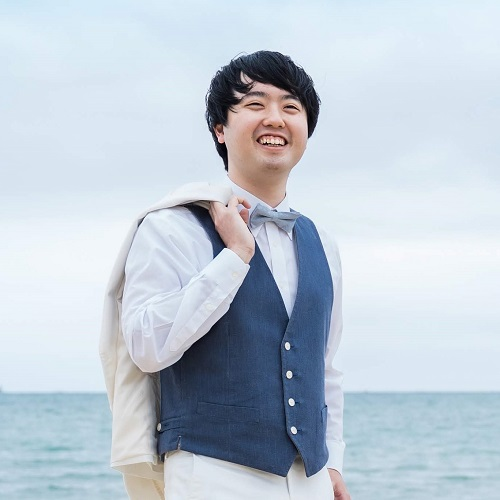
#> input picture src/book/即戦力になるためのディープラーニング開発実践ハンズオン/chapter1/face.jpg, 500 x 500 px
$ python list1-5-7_binary.py
#> lines starting #> are read from the running program, lines starting #| are printed output that depends on the picture; after the words box and inside, x2 and y2 are one past the last pixel; in counts of white or black regions, pixels touching at a corner belong together
import cv2

image = cv2.imread('face.jpg')
#> image is the input picture: shape (500, 500, 3); mean B, G, R 213, 201.4, 190.2

print("Before")
print(image.shape)
#| (500, 500, 3)
print(image.dtype)
#| uint8

image = cv2.cvtColor(image, cv2.COLOR_BGR2GRAY)
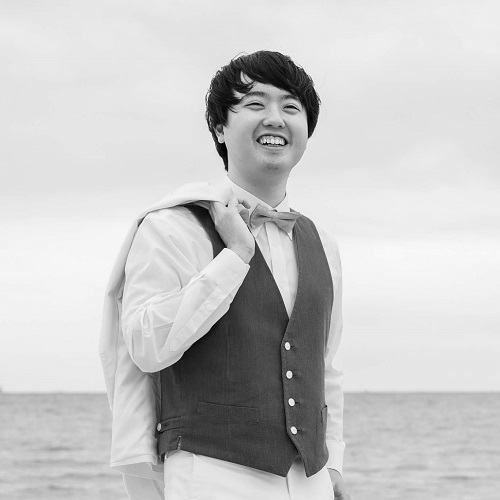
#> image: shape (500, 500); min 1, max 253, mean 199.4

threshold = 128
_, image = cv2.threshold(image, threshold, 255, cv2.THRESH_BINARY)
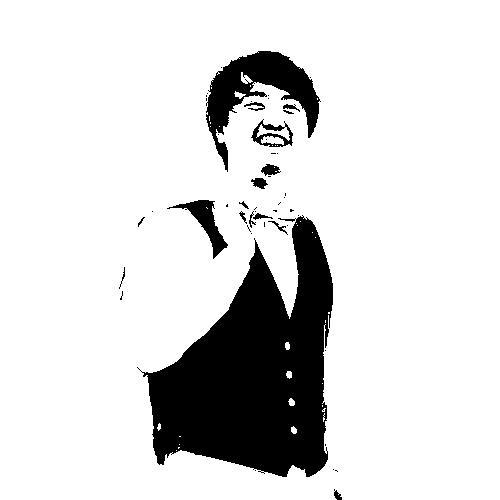
#> image: shape (500, 500); 85.7% white; 50 black regions (33 under 20 px), largest, box (x1, y1, x2, y2) and area: (137, 215, 333, 477) 28585, (206, 51, 321, 172) 4841, (167, 200, 228, 259) 968

print("After")
print(image.shape)
#| (500, 500)
print(image.dtype)
#| uint8

cv2.imshow('preview', image)
cv2.waitKey()

$ run again, with src/book/即戦力になるためのディープラーニング開発実践ハンズオン/chapter1/side_profile.jpg copied over src/book/即戦力になるためのディープラーニング開発実践ハンズオン/chapter1/face.jpg
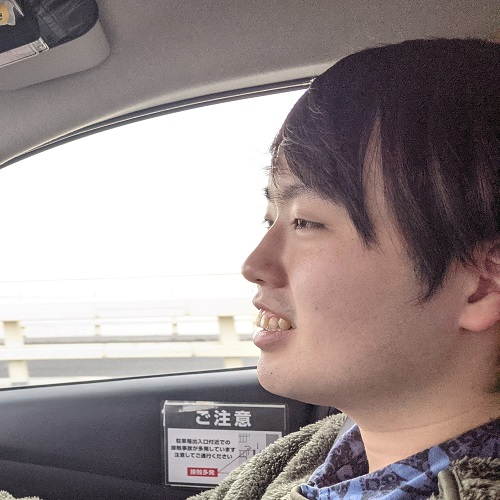
#> input picture src/book/即戦力になるためのディープラーニング開発実践ハンズオン/chapter1/side_profile.jpg, 500 x 500 px
#> image is the input picture: shape (500, 500, 3); mean B, G, R 140, 140.1, 152
#| (500, 500, 3)
#| uint8
#> `image = cv2.cvtColor(image, cv2.COLOR_BGR2GRAY)`:
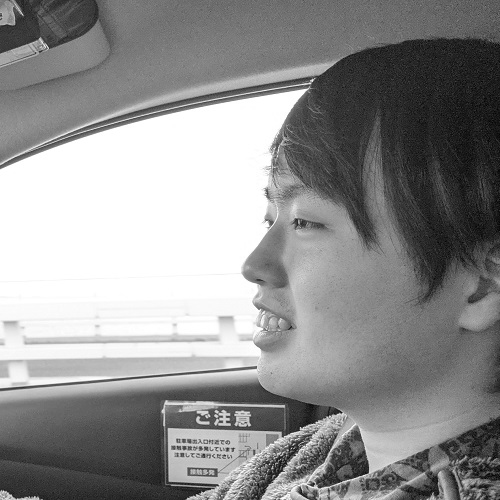
#> image: shape (500, 500); min 1, max 255, mean 143.6
#> `_, image = cv2.threshold(image, threshold, 255, cv2.THRESH_BINARY)`:
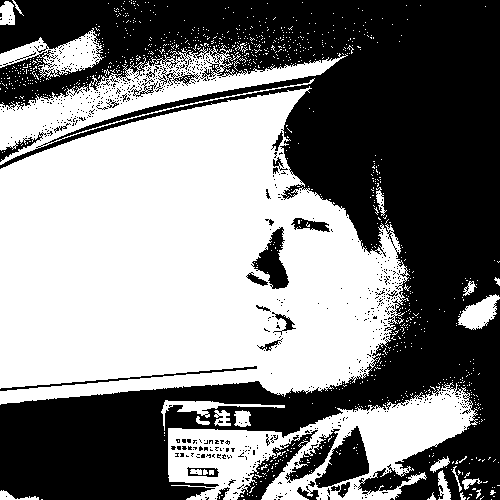
#> image: shape (500, 500); 50.2% white; 693 black regions (661 under 20 px), largest, box (x1, y1, x2, y2) and area: (0, 0, 500, 500) 115104, (315, 426, 369, 488) 1669, (237, 430, 318, 500) 1326
#| (500, 500)
#| uint8
